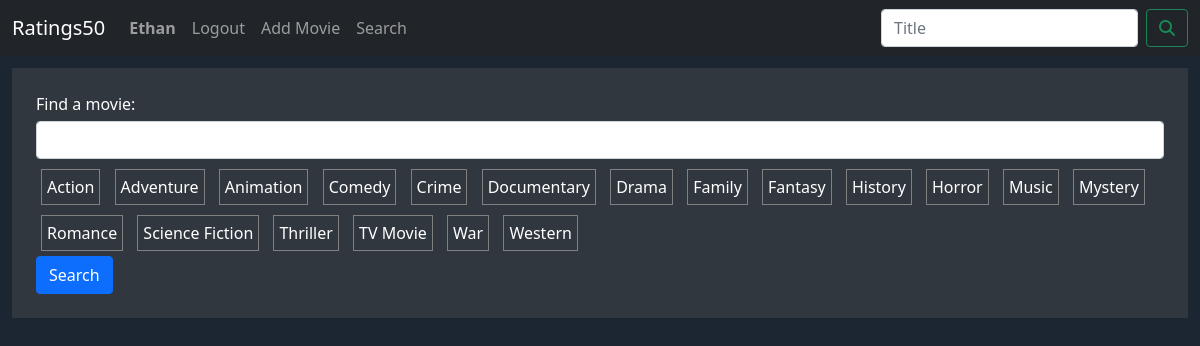
Screenshot of /ratings50/search (signed in) with the database file from the repository.
### ratings50/models.py (models this page shows)
class User(AbstractUser):
    pass

class Genre(models.Model):
    name = models.CharField(max_length=64)
    def __str__(self):
        return f"{self.name}"

### ratings50/views.py (the view, shortened to what this page needs)
# urls.py: path('search', views.search, name="search"),
def search(request):
    if request.method == "GET":
        form = SearchForm()
        return render(request, "ratings50/search.html", {'form': form})

### ratings50/views.py
class SearchForm(forms.Form):
    title = forms.CharField(label="Find a movie", required=False)
    genre = forms.ModelMultipleChoiceField(
        queryset=Genre.objects.all(),
        required=False,
        widget=forms.CheckboxSelectMultiple,
    )

### ratings50/templates/ratings50/search.html (shortened to what this page needs)
{% extends 'ratings50/layout.html' %}
{% load static %}
{% load widget_tweaks %}
{% block body %}
    <div class="search-form">
        <form action="{% url 'search' %}" method="post">
            <label for="{{ form.title.id }}">{{ form.title.label }}:</label>
            {% render_field form.title class='form-control' %}
            <div class="genre-boxes">
                {% for genre in form.genre %}
                    <div class="genre">
                        {{ genre }}
                    </div>
                {% endfor %}
            </div>
            <input type="submit" class="btn btn-primary" value="Search">
        </form>
    </div>
{% endblock %}

### ratings50/templates/ratings50/layout.html (shortened to what this page needs)
{% load static %}
<!DOCTYPE html>
<html lang="en">
    <head>
        <link href="https://cdn.jsdelivr.net/npm/bootstrap@5.1.3/dist/css/bootstrap.min.css" rel="stylesheet">
        <link href="{% static 'ratings50/style.css' %}" rel="stylesheet">
    </head>
    <body class="page-body">
          <nav class="navbar navbar-expand-lg navbar-dark bg-dark">
            <div class="container-fluid">
              <a class="navbar-brand" href="{% url 'index' %}">Ratings50</a>
              <div class="collapse navbar-collapse" id="navbarSupportedContent">
                <ul class="navbar-nav me-auto mb-2 mb-lg-0">
                  {% if user.is_authenticated %}
                    <li class="nav-item">
                      <a class="nav-link" id="self-profile" data-username="{{ user.username }}"><strong>{{ user.username }}</strong></a>
                    </li>
                    <li class="nav-item">
                      <a class="nav-link" href="{% url 'logout' %}">Logout</a>
                    </li>
                    <li class="nav-item">
                      <a class="nav-link" href="{% url 'new' %}">Add Movie</a>
                    </li>
                  {% endif %}
                      <li class="nav-item">
                        <a class="nav-link" href="{% url 'search' %}">Search</a>
                      </li>
                </ul>
                <form class="d-flex" action="{% url 'search' %}" method="post">
                  <input name="title" class="form-control me-2" type="search" placeholder="Title" aria-label="Search">
                  <button class="btn btn-outline-success" type="submit">
                    <i class="fa-solid fa-magnifying-glass"></i>
                  </button>
                </form>
              </div>
            </div>
          </nav>
          {% block body %}
          {% endblock %}
    </body>
</html>

### ratings50/static/ratings50/style.css (style rules this page uses)
.page-body { background-color: #1b2632; }
.form-body, .search-form { background-color: #31373f; padding: 2%; margin: 1%; color: white; }
.form-body label, .search-form label { color: white; }
.form-body .form-control, .search-form .form-control { margin-top: 5px; margin-bottom: 5px; }
.form-body .genre-boxes .genre, .search-form .genre-boxes .genre { display: inline-block; padding: 5px; margin: 5px; border: solid grey 1px; background-color: #31373f; }

### rows the page displays
User: username "Ethan"
Genre: genre "Action"
Genre: genre "Adventure"
Genre: genre "Animation"
Genre: genre "Comedy"
Genre: genre "Crime"
Genre: genre "Documentary"
Genre: genre "Drama"
Genre: genre "Family"
Genre: genre "Fantasy"
Genre: genre "History"
Genre: genre "Horror"
Genre: genre "Music"
Genre: genre "Mystery"
Genre: genre "Romance"
Genre: genre "Science Fiction"
Genre: genre "Thriller"
Genre: genre "TV Movie"
Genre: genre "War"
Genre: genre "Western"
